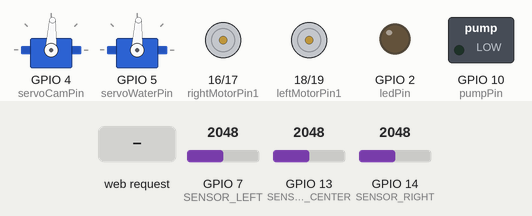
Simulated run of this sketch. Board: ESP32-S3. Shown: 2 × servo, motor-driver pin pairs drawn as motors (green arrow = first pin HIGH = forward, orange = second pin HIGH = backward, longer = more drive, scaled by the enable pin), switched loads named in the sketch (green lamp = pin HIGH), output pins drawn as LEDs (lit = HIGH). The inputs (shaded band) are chosen by the test bench; at power-on: GPIO 13 (SENSOR_CENTER) = 2048, GPIO 7 (SENSOR_LEFT) = 2048, GPIO 14 (SENSOR_RIGHT) = 2048. WiFi joins after 1.5 s; servers stay silent unless stated; servo pulses on a pin are drawn as a servo (544–2400 µs = 0–180°); what the sketch prints to the serial monitor is not drawn.

Above: at 2.7 s.
2.8 s: HTTP request GET /toggle received
At 3.4 s:
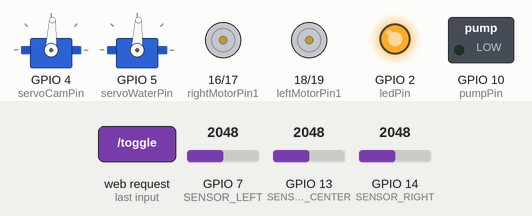
4.3 s: HTTP request GET /auto_fire received
At 5.5 s:
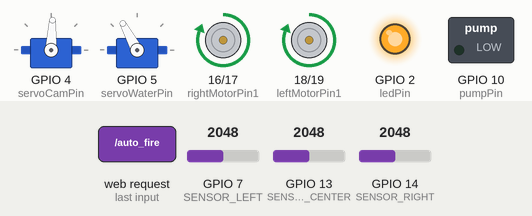
5.8 s: HTTP request GET /backward received
At 6.8 s:
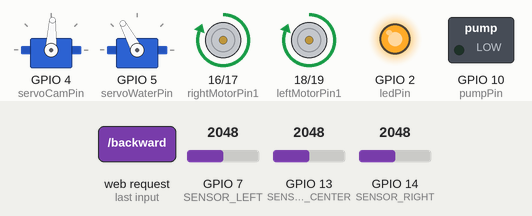
7.3 s: GPIO 13 (SENSOR_CENTER) set to 2094
At 7.8 s:
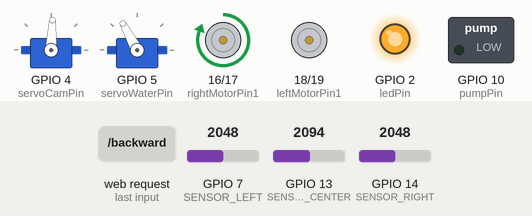
8.8 s: GPIO 7 (SENSOR_LEFT) set to 2108
At 10.0 s:
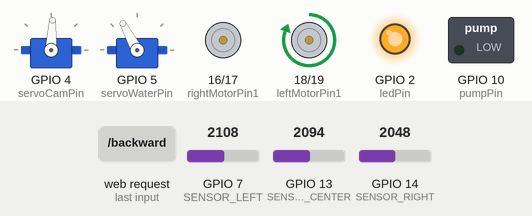
10.3 s: GPIO 14 (SENSOR_RIGHT) set to 1054
11.8 s: GPIO 14 (SENSOR_RIGHT) set to 969
At 13.2 s:
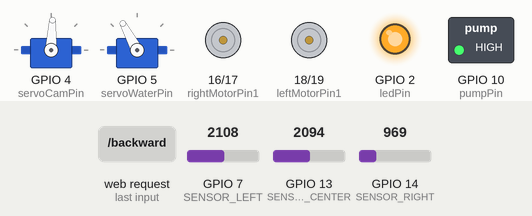
Timing chart, 0 to 14.3 s (numbered marks = the images above; inputs shaded):
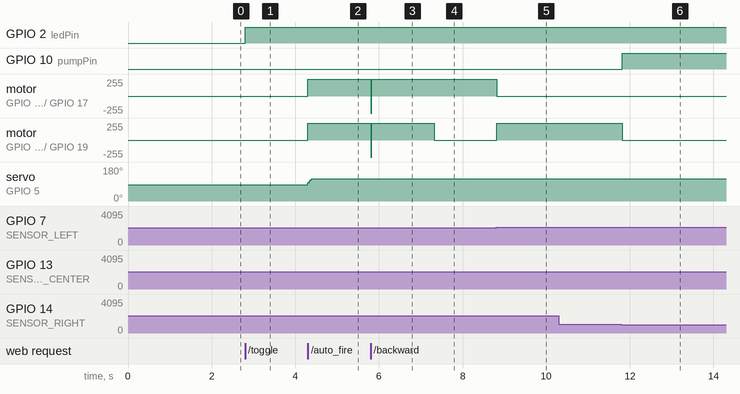

Measured:
- the behaviour switches between 2048 and 2049 on GPIO 13 (SENSOR_CENTER) (found by bisection; images 3 and 4)
- the behaviour switches between 2048 and 2049 on GPIO 7 (SENSOR_LEFT) (found by bisection; images 4 and 5)
- the behaviour switches between 1000 and 999 on GPIO 14 (SENSOR_RIGHT) (found by bisection; images 5 and 6)
- after the input at 2.8 s, GPIO 2 (ledPin): LOW → HIGH at once
- after the input at 4.3 s, motor on GPIO 16 (rightMotorPin1) / GPIO 17 (rightMotorPin2), motor on GPIO 18 (leftMotorPin1) / GPIO 19 (leftMotorPin2): stopped → forward 255/255 at once; servo on GPIO 5 (servoWaterPin): 87° → 118° at once
- after the input at 5.8 s, motor on GPIO 16 (rightMotorPin1) / GPIO 17 (rightMotorPin2), motor on GPIO 18 (leftMotorPin1) / GPIO 19 (leftMotorPin2): forward 255/255 → backward 255/255 at once, → forward 255/255 0.03 s later
- after the input at 7.3 s, motor on GPIO 18 (leftMotorPin1) / GPIO 19 (leftMotorPin2): forward 255/255 → stopped at once
- after the input at 8.8 s, motor on GPIO 16 (rightMotorPin1) / GPIO 17 (rightMotorPin2): forward 255/255 → stopped at once; motor on GPIO 18 (leftMotorPin1) / GPIO 19 (leftMotorPin2): stopped → forward 255/255 at once
- after the input at 10.3 s, every drawn part: stays the same
- after the input at 11.8 s, GPIO 10 (pumpPin): LOW → HIGH at once; motor on GPIO 18 (leftMotorPin1) / GPIO 19 (leftMotorPin2): forward 255/255 → stopped at once

The sketch:

fire_controller.ino
```cpp
#include <WiFi.h>
#include <WebServer.h>

/* ================= CONFIGURATION ================= */
const char* ssid = "POCO";
const char* password = "33333333";

WebServer server(80);

/* ================= PIN DEFINITIONS (ESP32-S3) ================= */
// --- Flame Sensors (Analog Pins) ---
#define SENSOR_RIGHT  14
#define SENSOR_LEFT   7
#define SENSOR_CENTER 13

// --- Motor Driver Pins ---
const int enableRightMotor = 20;
const int rightMotorPin1 = 16;
const int rightMotorPin2 = 17;

const int enableLeftMotor = 21;
const int leftMotorPin1 = 18;
const int leftMotorPin2 = 19;

// --- LED & Pump Pins ---
const int ledPin = 2;
const int pumpPin = 10;
bool ledState = false;

// --- Servo Pins ---
const int servoCamPin = 4;      // Camera Pan
const int servoWaterPin = 5;    // Water Trigger

/* ================= VARIABLES ================= */
const int servoFreq = 50;
const int servoRes = 12;

// Start angles at center (90)
int angleCam = 90;
int angleWater = 90;

bool autoFireMode = false;
unsigned long lastLoopTime = 0;

// --- SENSITIVITY SETTINGS ---
// 4095 = No Fire. 0 = Touching Fire.

// 1. Detection Range: Sensors must read below this to "see" fire.
int fireThreshold = 3500;

// 2. Stop Distance (10-15cm):
// If the robot doesn't stop, INCREASE this number (e.g., make it 1500 or 2000).
// If it stops too early, DECREASE this number (e.g., make it 500).
int stopThreshold = 1000;

// Servo Speed (Steps per cycle)
int servoSpeed = 8;

/* ================= HELPER FUNCTIONS ================= */
void setServoAngle(int pin, int angle) {
  // --- LIMIT CONSTANT: 30 to 150 Degrees Only ---
  if (angle < 30) angle = 30;
  if (angle > 150) angle = 150;

  long pulseWidth = map(angle, 0, 180, 500, 2400);
  long dutyCycle = (pulseWidth * 4095) / 20000;
  ledcWrite(pin, dutyCycle);
}

// --- Motor Control Helpers ---
void moveForward() {
  digitalWrite(rightMotorPin1, HIGH); digitalWrite(rightMotorPin2, LOW);
  digitalWrite(leftMotorPin1, HIGH); digitalWrite(leftMotorPin2, LOW);
}
void moveBackward() {
  digitalWrite(rightMotorPin1, LOW); digitalWrite(rightMotorPin2, HIGH);
  digitalWrite(leftMotorPin1, LOW); digitalWrite(leftMotorPin2, HIGH);
}
void moveLeft() {
  digitalWrite(rightMotorPin1, HIGH); digitalWrite(rightMotorPin2, LOW);
  digitalWrite(leftMotorPin1, LOW); digitalWrite(leftMotorPin2, LOW);
}
void moveRight() {
  digitalWrite(rightMotorPin1, LOW); digitalWrite(rightMotorPin2, LOW);
  digitalWrite(leftMotorPin1, HIGH); digitalWrite(leftMotorPin2, LOW);
}
void stopMotors() {
  digitalWrite(rightMotorPin1, LOW); digitalWrite(rightMotorPin2, LOW);
  digitalWrite(leftMotorPin1, LOW); digitalWrite(leftMotorPin2, LOW);
}

/* ================= HTML PAGE ================= */
String webPage() {
  String page = R"rawliteral(
<!DOCTYPE html>
<html>
<head>
  <meta name="viewport" content="width=device-width, initial-scale=1.0, maximum-scale=1.0, user-scalable=no">
  <title>FireBot S3</title>
  <style>
    body { font-family: sans-serif; text-align: center; background: #121212; color: #e0e0e0; margin: 0; padding: 5px; user-select: none; }
    .container { max-width: 400px; margin: auto; }
    .box { background: #1f1f1f; padding: 10px; border-radius: 8px; margin-bottom: 8px; box-shadow: 0 2px 4px rgba(0,0,0,0.5); }
    .button {
      display: inline-block; width: 60px; height: 45px; margin: 2px;
      font-size: 1.2em; font-weight: bold; color: #fff;
      background: #333; border: 1px solid #444; border-radius: 6px;
      cursor: pointer;
    }
    .btn-move { background: #007BFF; border: none; }
    .btn-stop { background: #d32f2f; border: none; }
    .btn-auto { background: #ff4400; color: #fff; width: auto; height: 30px; padding: 0 15px; font-size: 0.9rem; margin-right: 5px; }
    .btn-led { background: #ffb300; color: #000; width: auto; height: 30px; padding: 0 15px; font-size: 0.9rem; margin-left: 5px; }
    .controller { display: grid; grid-template-columns: repeat(3, 1fr); gap: 2px; justify-items: center; align-items: center; }
    .empty { width: 60px; height: 45px; }
    .slidecontainer { display: flex; align-items: center; gap: 8px; margin-top: 5px; }
    .slider { -webkit-appearance: none; flex-grow: 1; height: 8px; border-radius: 4px; background: #444; outline: none; }
    .slider::-webkit-slider-thumb { -webkit-appearance: none; width: 20px; height: 20px; border-radius: 50%; background: #00d2be; }
  </style>
  <script>
    function sendRequest(url) { var xhr = new XMLHttpRequest(); xhr.open("GET", url, true); xhr.send(); }
    function updateServo(type, val) {
        document.getElementById("val-" + type).innerText = val;
        sendRequest("/servo?type=" + type + "&value=" + val);
    }
    function move(dir) { sendRequest('/' + dir); }
    function stop() { sendRequest('/stop'); }
    function toggleLed() { sendRequest('/toggle'); }
    function toggleAuto() {
        sendRequest('/auto_fire');
        var btn = document.getElementById('btn-auto-fire');
        if(btn.style.background === 'rgb(50, 205, 50)') {
            btn.style.background = '#ff4400';
            btn.innerHTML = "AUTO FIRE: OFF";
        } else {
            btn.style.background = '#32cd32';
            btn.innerHTML = "AUTO FIRE: ON";
        }
    }
  </script>
</head>
<body>
  <div class="container">
    <div class="box" style="display:flex; justify-content:space-between; align-items:center;">
       <button id="btn-auto-fire" class="button btn-auto" onclick="toggleAuto()" style="background: )rawliteral" + String((autoFireMode) ? "#32cd32" : "#ff4400") + R"rawliteral(;">AUTO FIRE: )rawliteral" + String((autoFireMode) ? "ON" : "OFF") + R"rawliteral(</button>
       <button class="button btn-led" onclick="toggleLed()">LED</button>
    </div>

    <div class="box">
      <div class="controller">
        <div class="empty"></div>
        <button class="button btn-move" onmousedown="move('forward')" ontouchstart="move('forward')" onmouseup="stop()" ontouchend="stop()">F</button>
        <div class="empty"></div>
        <button class="button btn-move" onmousedown="move('left')" ontouchstart="move('left')" onmouseup="stop()" ontouchend="stop()">L</button>
        <button class="button btn-stop" onclick="stop()">S</button>
        <button class="button btn-move" onmousedown="move('right')" ontouchstart="move('right')" onmouseup="stop()" ontouchend="stop()">R</button>
        <div class="empty"></div>
        <button class="button btn-move" onmousedown="move('backward')" ontouchstart="move('backward')" onmouseup="stop()" ontouchend="stop()">B</button>
        <div class="empty"></div>
      </div>
    </div>

    <div class="box">
      <span style="font-size:0.8rem;color:#888;">Water Servo (30-150)</span>
      <div class="slidecontainer">
        <input type="range" min="30" max="150" value=")rawliteral" + String(angleWater) + R"rawliteral(" class="slider" style="background:#0056b3;" oninput="updateServo('water', this.value)">
        <span id="val-water" style="width:25px; text-align:right;">)rawliteral" + String(angleWater) + R"rawliteral(</span>
      </div>
    </div>
    <div class="box">
      <span style="font-size:0.8rem;color:#888;">Camera Servo (30-150)</span>
      <div class="slidecontainer">
        <input type="range" min="30" max="150" value=")rawliteral" + String(angleCam) + R"rawliteral(" class="slider" oninput="updateServo('cam', this.value)">
        <span id="val-cam" style="width:25px; text-align:right;">)rawliteral" + String(angleCam) + R"rawliteral(</span>
      </div>
    </div>
  </div>
</body>
</html>
)rawliteral";
  return page;
}

/* ================= REQUEST HANDLERS ================= */
void handleRoot() { server.send(200, "text/html", webPage()); }
void handleToggle() { ledState = !ledState; digitalWrite(ledPin, ledState ? HIGH : LOW); server.send(200, "text/plain", "OK"); }
void handleAutoFire() {
  autoFireMode = !autoFireMode;
  stopMotors();
  digitalWrite(pumpPin, LOW);
  server.send(200, "text/plain", "OK");
}

void handleServo() {
  if (server.hasArg("type") && server.hasArg("value")) {
    String type = server.arg("type");
    int val = server.arg("value").toInt();
    // Clamp values here as well for manual control
    if (val < 30) val = 30;
    if (val > 150) val = 150;

    if (type == "cam") { angleCam = val; setServoAngle(servoCamPin, angleCam); }
    else if (type == "water") { autoFireMode = false; digitalWrite(pumpPin, LOW); angleWater = val; setServoAngle(servoWaterPin, angleWater); }
  }
  server.send(200, "text/plain", "OK");
}

void handleForward() { moveForward(); server.send(200, "text/plain", "OK"); }
void handleBackward() { moveBackward(); server.send(200, "text/plain", "OK"); }
void handleLeft() { moveLeft(); server.send(200, "text/plain", "OK"); }
void handleRight() { moveRight(); server.send(200, "text/plain", "OK"); }
void handleStop() { stopMotors(); server.send(200, "text/plain", "OK"); }

/* ================= SETUP & LOOP ================= */
void setup() {
  Serial.begin(115200);

  // Motors
  pinMode(enableRightMotor, OUTPUT); pinMode(rightMotorPin1, OUTPUT); pinMode(rightMotorPin2, OUTPUT);
  pinMode(enableLeftMotor, OUTPUT); pinMode(leftMotorPin1, OUTPUT); pinMode(leftMotorPin2, OUTPUT);
  digitalWrite(enableRightMotor, HIGH); digitalWrite(enableLeftMotor, HIGH);

  // LED & Sensors & Pump
  pinMode(ledPin, OUTPUT);
  pinMode(pumpPin, OUTPUT);
  digitalWrite(pumpPin, LOW);

  pinMode(SENSOR_RIGHT, INPUT);
  pinMode(SENSOR_LEFT, INPUT);
  pinMode(SENSOR_CENTER, INPUT);

  // Servos
  if (!ledcAttach(servoCamPin, servoFreq, servoRes)) Serial.println("Err Cam Servo");
  if (!ledcAttach(servoWaterPin, servoFreq, servoRes)) Serial.println("Err Water Servo");
  setServoAngle(servoCamPin, angleCam);
  setServoAngle(servoWaterPin, angleWater);

  // WiFi
  WiFi.begin(ssid, password);
  while (WiFi.status() != WL_CONNECTED) { delay(500); Serial.print("."); }
  Serial.println("\nConnected! IP: " + WiFi.localIP().toString());

  // Routes
  server.begin();
  server.on("/", handleRoot);
  server.on("/toggle", handleToggle);
  server.on("/auto_fire", handleAutoFire);
  server.on("/servo", handleServo);
  server.on("/forward", handleForward);
  server.on("/backward", handleBackward);
  server.on("/left", handleLeft);
  server.on("/right", handleRight);
  server.on("/stop", handleStop);
}

void loop() {
  server.handleClient();

  if (autoFireMode && (millis() - lastLoopTime > 30)) {
    lastLoopTime = millis();

    int valLeft = analogRead(SENSOR_LEFT);
    int valRight = analogRead(SENSOR_RIGHT);
    int valCenter = analogRead(SENSOR_CENTER);

    // Find smallest value (strongest fire)
    int minVal = min(valLeft, min(valCenter, valRight));

    // Debugging: View this in Serial Monitor to tune 'stopThreshold'
    // Serial.print("Min Val: "); Serial.println(minVal);

    bool fireDetected = (minVal < fireThreshold);

    if (!fireDetected) {
      stopMotors();
      digitalWrite(pumpPin, LOW);
    }
    else {
      // --- LOGIC: AIM SERVO FIRST ---
      int targetAngle = angleWater; // Stay put if unsure

      // New constraints: Left=150, Right=30
      if (valLeft < fireThreshold && valCenter < fireThreshold) targetAngle = 120; // Shared Left-Center
      else if (valRight < fireThreshold && valCenter < fireThreshold) targetAngle = 60; // Shared Right-Center
      else if (valCenter < fireThreshold) targetAngle = 90;
      else if (valLeft < fireThreshold) targetAngle = 150; // Max Left
      else if (valRight < fireThreshold) targetAngle = 30; // Max Right

      // Move servo
      if (angleWater < targetAngle) angleWater = min(angleWater + servoSpeed, targetAngle);
      else if (angleWater > targetAngle) angleWater = max(angleWater - servoSpeed, targetAngle);
      setServoAngle(servoWaterPin, angleWater);

      // --- LOGIC: MOVE OR STOP ---
      // Check if we are close enough to STOP (10-15cm)
      if (minVal < stopThreshold) {
        stopMotors();
        // Only fire pump if servo is roughly aimed
        if (abs(angleWater - targetAngle) < 20) {
           digitalWrite(pumpPin, HIGH);
        } else {
           digitalWrite(pumpPin, LOW);
        }
      }
      else {
        // Fire is detected, but FAR away -> Move closer
        digitalWrite(pumpPin, LOW); // Don't waste water while moving

        if (minVal == valCenter) {
           moveForward();
        } else if (minVal == valLeft) {
           moveLeft();
        } else if (minVal == valRight) {
           moveRight();
        }
      }
    }
  }
}
```
